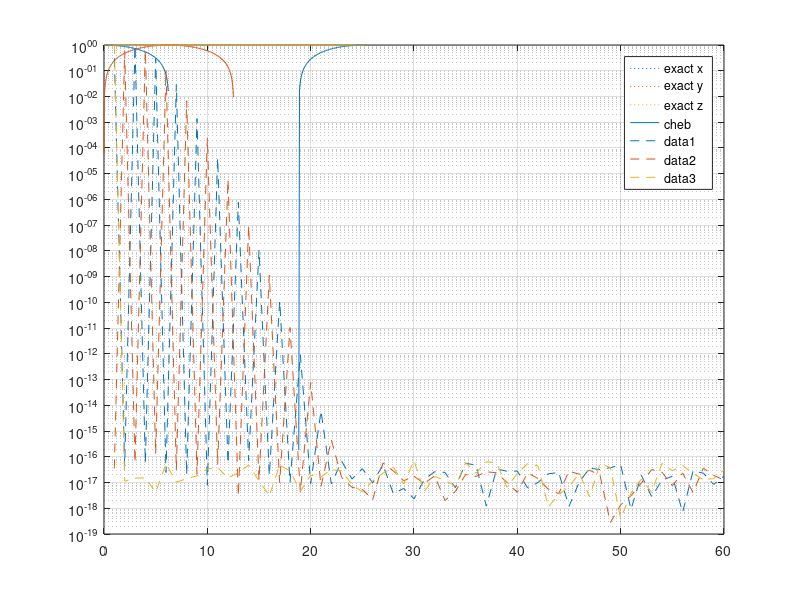

Source code (MATLAB): (Note: this script raises an error after producing the figure.)
clc; close all; clear; mua=[];
%
% cd     '/people/gesla/Documents/git/mtb-work/sn-stab/sn-mod-noack';
%

% Noack system
np=520; %r=24; 
nt=60; 

% mu=0.04; r=sqrt(mu); gm=1; %gamma
% mu=0.04+it*0.04; r=sqrt(mu); gm=1; %gamma
% mu=5; r=sqrt(mu); gm=1; %gamma
mu=2.005;
mu=1.99;
lam=mu;
delta=0.8*mu-0.8*2.8+1;
z=(1-sqrt(delta))/0.4;
r=sqrt(-z*(z-lam));

neq=3; %np=100; np=np+2;

%init
om1=1/4;
t=0:2*pi/(np-1):2*pi/om1; u=r*cos(t*om1); v=r*sin(t*om1); w=z*ones(1,length(t));
T=2*pi/om1; x=u; y=v; z=w;

X=[x',y',z'];
%%

 X1=X;
tch=cos(0:pi/(np*1-1):pi)'; tch1=tch;

%
tch=(tch+1)/2*t(end); X=interp1(t,X,tch); X=[r*cos(tch*om1),r*sin(tch*om1),r^2*ones(length(tch),1)]; 

y=X; v2=[y;flipud(y(2:end-1,:))]; z=real(fft(v2)./length(v2)); a=z; a(2:end,:)=2*a(2:end,:); %z are cheb coeffs
zcut=z*0; zcut([1:nt,end-nt+2:end],:)=z([1:nt,end-nt+2:end],:); ycut=ifft(zcut).*length(zcut); ycut=ycut(1:end/2+1,:);

%  plot(t,X1,'--'); hold on; set(gca,"ColorOrderIndex",1);
plot(tch,y,':'); hold on; set(gca,"ColorOrderIndex",1);
plot(tch,ycut,'-'); hold on; set(gca,"ColorOrderIndex",1);
fprintf("cheb init approx accuracy: %4.2e\n",norm(y-ycut,"fro"));
grid on; legend("exact x ","exact y ","exact z ","cheb")
%%
u=[reshape(real(a(1:nt,:).'),[3*nt,1])];
u(nt*3+1)=2*pi/t(end);
uinit=u;
% semilogy(abs(a(1:2:end,1)))

% % plot
% neq=3;
% xch=X*0;
% for i=0:nt-1
%     
%     xch(:,1)=xch(:,1)+u(i*neq+1).*cos(i*acos(tch1));
%     xch(:,2)=xch(:,2)+u(i*neq+2).*cos(i*acos(tch1));
%     xch(:,3)=xch(:,3)+u(i*neq+3).*cos(i*acos(tch1));
% end
% 
% plot(tch,xch,'o-'); hold on; set(gca,"ColorOrderIndex",1); %same as ycut
%
% collx=linspace(-1,1,nt)';
collx=-cos(0:pi/(nt*1-1):pi)';
%
close all;
semilogy(abs(reshape(uinit(1:end-1),[3,nt])'),'--'); hold on; grid on;
%%
% u=u*0; u(end-3)=1;
for i=1:10
[g,jac]=calculateRhsAndJac(3,nt,u,lam,om1,collx);

fprintf("it: %d \t norm(rhs): %4.2e\n",i,norm(g));

if(norm(g)<1e-12)
    break; 
end
u=u-jac\g;
%     u(4:6)'

end
semilogy(abs(reshape(u(1:end-1),[3,nt]))');
% pause;
%
% [U,S,V]=svds(jac(1:end-1,1:end-1),5,'smallest');
% [U,S,V]=svds(jac(1:end,1:end),5,'smallest');
%%

% second stability

nt2=nt;
% l3=zeros(3,nt2*2); l3(1,1:nt2)=ones(1,nt2)*2-mod([0:nt2-1],2)*4; l3(1,1)=1; l31=reshape(l3,[3*nt2*2,1])';
% l3=zeros(3,nt2*2); l3(2,1:nt2)=ones(1,nt2)*2-mod([0:nt2-1],2)*4; l3(2,1)=1; l32=reshape(l3,[3*nt2*2,1])';
% l3=zeros(3,nt2*2); l3(3,1:nt2)=ones(1,nt2)*2-mod([0:nt2-1],2)*4; l3(3,1)=1; l33=reshape(l3,[3*nt2*2,1])';

l3=zeros(3,nt2); l3(1,1:nt2)=ones(1,nt2); r31=reshape(l3,[3*nt2,1])';
l3=zeros(3,nt2); l3(2,1:nt2)=ones(1,nt2);  r32=reshape(l3,[3*nt2,1])';
l3=zeros(3,nt2); l3(3,1:nt2)=ones(1,nt2);  r33=reshape(l3,[3*nt2,1])';


jmod=full(jac(1:end-1,1:end-1));%-b*j2hm+b;
ind=nt*3+1-3;
% jmod(ind,:)=l31;
% jmod(ind+1,:)=l32;
% jmod(ind+2,:)=l33;

bmod=jmod*0;
bmod(ind,:)=r31;
bmod(ind+1,:)=r32;
bmod(ind+2,:)=r33;
%
[evc,evs]=eig(full(jmod),full(bmod)); evs=diag(evs); b=abs(evs)<Inf; evs=evs(b); evc=evc(:,b);

evsAnal=[0;(-1-sqrt(1-8*mu))/2;(-1+sqrt(1-8*mu))/2;];
flmult=exp(evsAnal*T);

fprintf("Result || \n");
fprintf("Analytical fl mult:\n");
disp(sort(flmult'));
fprintf("Numerical fl mult:\n");
flnum=1./(1-evs)';
disp(sort(flnum));
% fprintf("Diff:\n");
% disp(sort(flnum)-sort(flmult'));
% save("flnum-"+num2str(nt)+".mat",'nt','flnum','flmult');
% close all;
% flexp=log(flnum)/2/pi*u(end)

%% visu
close all;
up=u;
neq=3;
xch=X*0;
for i=0:nt-1    
    xch(:,1)=xch(:,1)+up(i*neq+1).*cos(i*acos(tch1));
    xch(:,2)=xch(:,2)+up(i*neq+2).*cos(i*acos(tch1));
    xch(:,3)=xch(:,3)+up(i*neq+3).*cos(i*acos(tch1));
end

% plot(tch,xch,'-'); hold on; set(gca,"ColorOrderIndex",1); %same as ycut
plot3(xch(:,1),xch(:,2),xch(:,3),'-'); hold on; plot3(xch(1,1),xch(1,2),xch(1,3),'>'); hold on; 
grid on; hold on;

%%

% up=u+[V(:,5);0];
up=u+[evc(:,2);0]+[evc(:,1);0];
% up=uinit;
neq=3;
xch=X*0;
for i=0:nt-1    
    xch(:,1)=xch(:,1)+up(i*neq+1).*cos(i*acos(tch1));
    xch(:,2)=xch(:,2)+up(i*neq+2).*cos(i*acos(tch1));
    xch(:,3)=xch(:,3)+up(i*neq+3).*cos(i*acos(tch1));
end

% plot(tch,xch,'-'); hold on; set(gca,"ColorOrderIndex",1); %same as ycut
plot3(xch(:,1),xch(:,2),xch(:,3),'-'); hold on; plot3(xch(1,1),xch(1,2),xch(1,3),'>'); hold on; 
grid on; hold on;

%% post conv
clc; clear; close all;
ll=importdata("list");
fl=[]; nt=[];
for i=1:length(ll)
    a=importdata(ll{i}); a2=a;
    nt=[nt;a.nt]; fl=[fl;sort(a.flnum)];
end

[a,b]=sort(nt); nt=nt(b); fl=fl(b,:);
%%
close all;
semilogy(nt,abs(fl-fl./fl.*sort(a2.flmult)'))
legend(num2str(sort(a2.flmult)))
